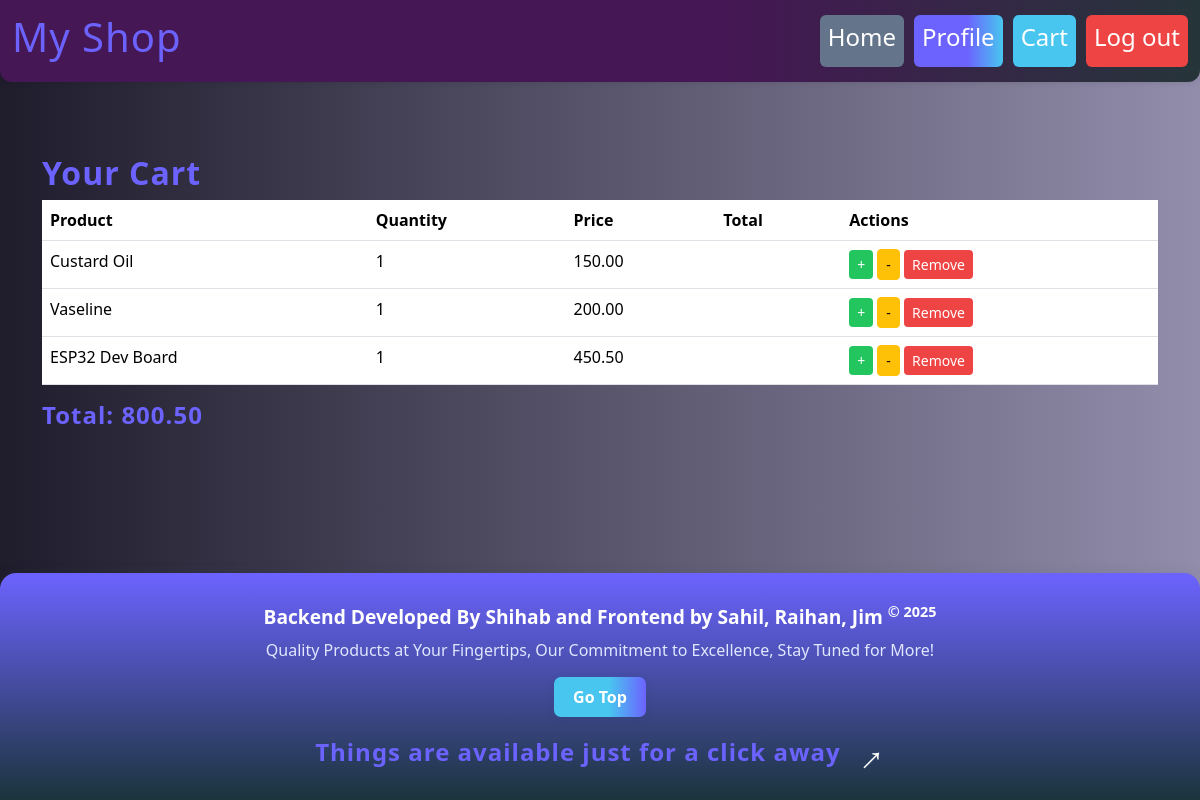
Page /products/cart/ (signed in) on the earlier database version.
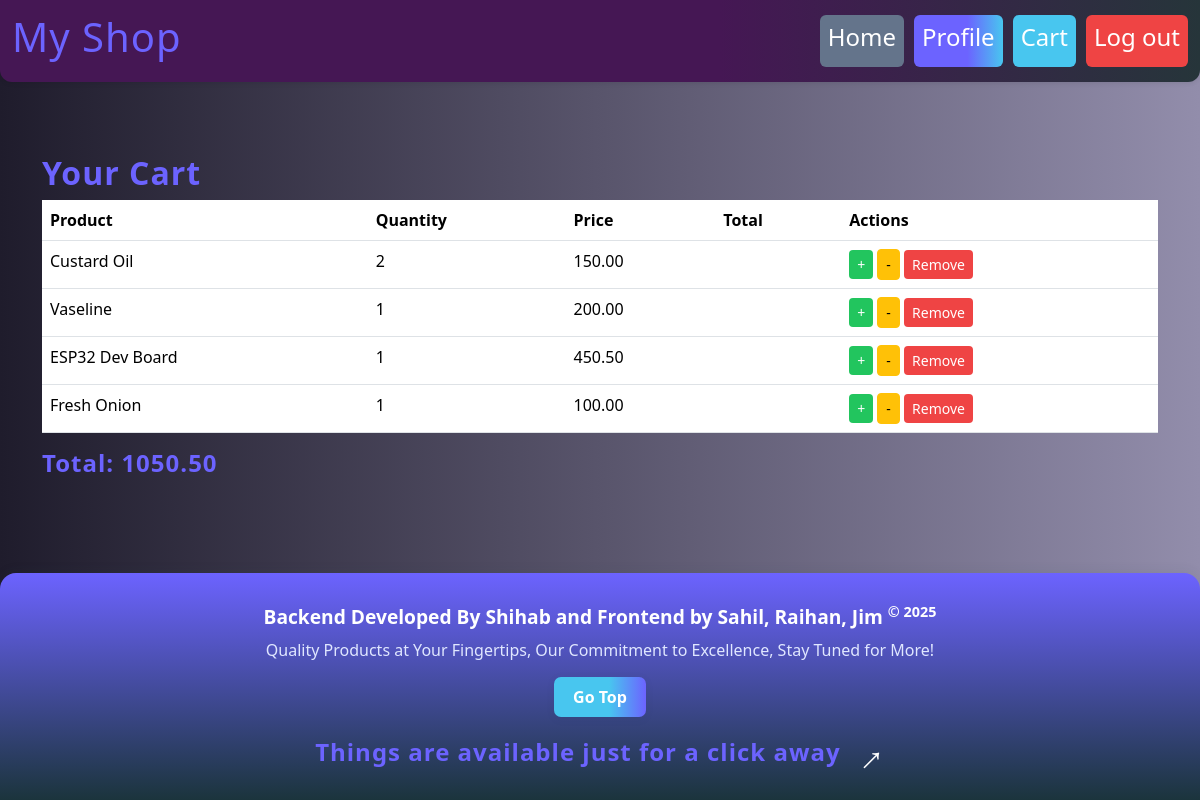
Same page on the later database version.
### Products/models.py (models this page shows, shortened)
class CartItem(models.Model):
    user = models.ForeignKey(User, on_delete=models.CASCADE)
    product = models.ForeignKey(Product, on_delete=models.CASCADE)
    quantity = models.PositiveIntegerField(default=1)
    added_at = models.DateTimeField(auto_now_add=True)
    class Meta:
        unique_together = ('user', 'product')

class Product(models.Model):
    category = models.ManyToManyField(Category)
    title = models.CharField(max_length=100)
    description = models.TextField(max_length=300)
    price = models.DecimalField(max_digits=10, decimal_places=2,default=0.00)
    image = models.ImageField(upload_to='products/', blank=True, null=True)
    cart_user = models.ManyToManyField(User, related_name='cart', blank=True)
    launched_date = models.DateTimeField(auto_now_add=True)

### Products/views.py (the view)
# urls.py: path('cart/', cart_detail, name='cart_detail'),
@login_required
def cart_detail(request):
    cart_items = CartItem.objects.filter(user=request.user)
    total = sum(item.product.price * item.quantity for item in cart_items)
    return render(request, 'cart_detail.html', {'cart_items': cart_items, 'total': total})

### Products/templates/cart_detail.html
{% extends "base.html" %}
{% block content %}
<div class="container mt-4">
    <h2 class="tag-text">Your Cart</h2>
    {% if cart_items %}
    <table class="table">
        <thead>
            <tr>
                <th>Product</th>
                <th>Quantity</th>
                <th>Price</th>
                <th>Total</th>
                <th>Actions</th>
            </tr>
        </thead>
        <tbody>
            {% for item in cart_items %}
            <tr>
                <td>{{ item.product.title }}</td>
                <td>{{ item.quantity }}</td>
                <td>{{ item.product.price }}</td>
                <td>{{ item.product.price|floatformat:2|add:item.quantity|floatformat:2 }}</td>
                <td>
                    <a href="{% url 'update_cart' item.product.id 'increase' %}" class="btn btn-success btn-sm">+</a>
                    <a href="{% url 'update_cart' item.product.id 'decrease' %}" class="btn btn-warning btn-sm">-</a>
                    <a href="{% url 'remove_from_cart' item.product.id %}" class="btn btn-danger btn-sm">Remove</a>
                </td>
            </tr>
            {% endfor %}
        </tbody>
    </table>
    <h4 class="tag-text">Total: {{ total }}</h4>
    {% else %}
    <p style="color: #f05d35ff;">Your cart is empty.</p>
    {% endif %}
</div>
{% endblock %}

Differences in the rows shown:
changed CartItem "Custard Oil": quantity "1" → "2"
added CartItem: product "Fresh Onion", quantity "1", product.price "100.00"
Other differences:
{{ total }}: "800.50" → "1050.50"
